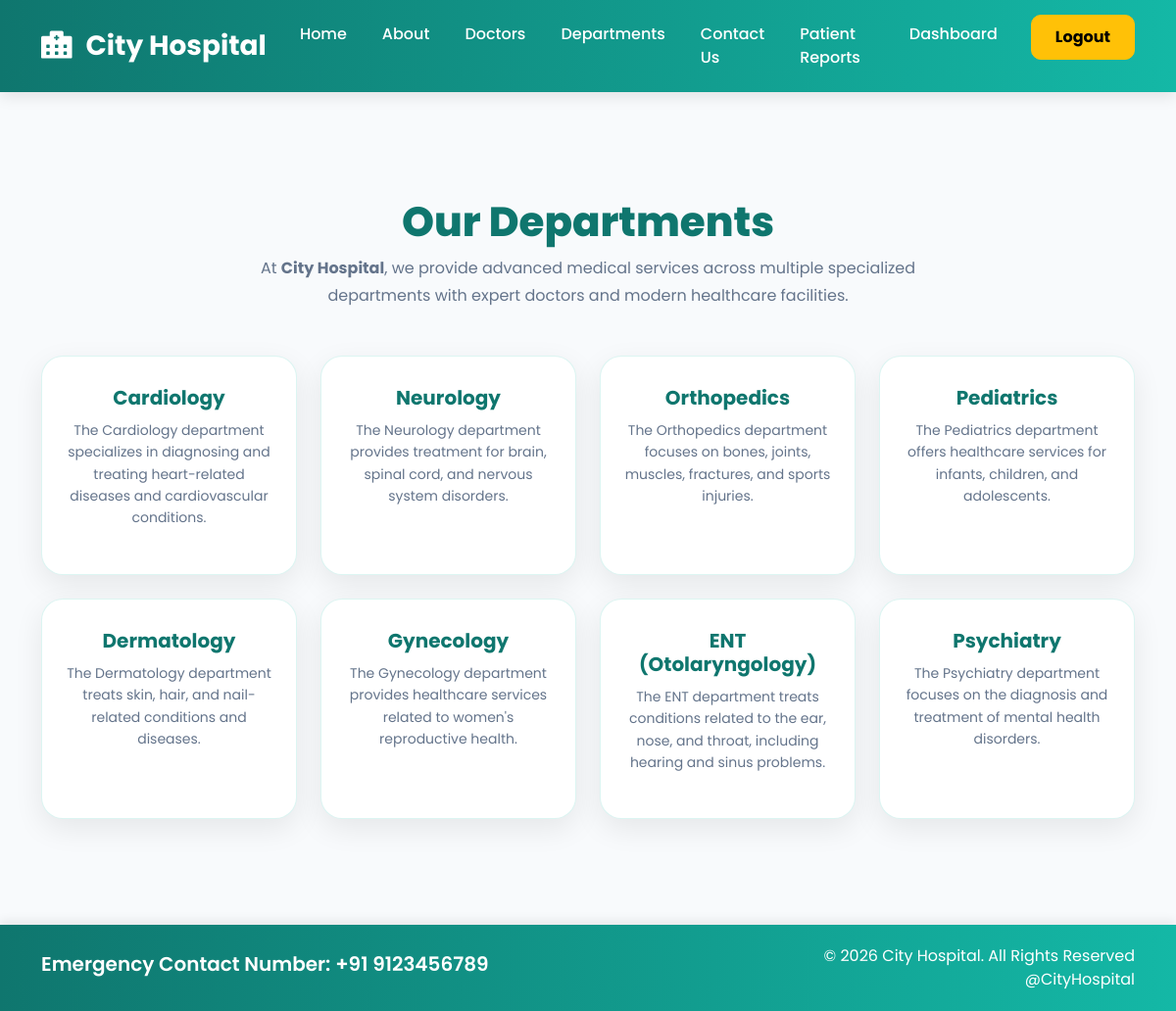
The app's page /departments/ (signed in) with its own data.
### home/models.py (models this page shows, shortened)
class Department(models.Model):
    dep_name = models.CharField(
        max_length=100
    )
    dep_description = models.TextField()

### home/views.py (the view)
# urls.py: path('departments/', views.departments, name='departments'),
@login_required(login_url='login')
def departments(request):
    dept = Department.objects.all()
    return render(request, 'departments.html', {
        'dept': dept
    })

### template/departments.html (shortened to what this page needs)
{% extends "base.html" %}
{% block content %}
<div class="container dept-section">
    <div class="text-center dept-heading mb-5">
        <h2>Our Departments</h2>
        <p>
            At <strong>City Hospital</strong>, we provide advanced medical
            services across multiple specialized departments with expert doctors
            and modern healthcare facilities.
        </p>
    </div>
    <div class="row g-4">
        {% for d in dept %}
        <div class="col-md-3 col-sm-6">
            <div class="dept-card">
                <h5>{{ d.dep_name }}</h5>
                <p>
                    {{ d.dep_description }}
                </p>
            </div>
        </div>
        {% endfor %}
    </div>
</div>
{% endblock %}

### template/base.html (style rules this page uses)
* { margin: 0; padding: 0; box-sizing: border-box; }
body { font-family: 'Poppins', sans-serif; background-color: #f8fafc; color: #1e293b; min-height: 100vh; display: flex; flex-direction: column; }

### template/departments.html (style rules this page uses)
body { background: #f8fafc; }
.dept-section { padding: 60px 0; }
.dept-heading h2 { font-size: 42px; font-weight: 800; color: #0f766e; }
.dept-heading p { max-width: 750px; margin: auto; color: #64748b; font-size: 16px; line-height: 1.7; }
.dept-card { background: white; border-radius: 22px; padding: 30px 20px; text-align: center; box-shadow: 0 10px 30px rgba(0,0,0,0.08); transition: 0.3s ease; height: 100%; border: 1px solid rgba(20,184,166,0.15); }
.dept-card h5 { font-size: 20px; font-weight: 700; color: #0f766e; margin-bottom: 10px; }
.dept-card p { font-size: 14px; color: #64748b; line-height: 1.6; }

### records on screen
Department: dep_name "Cardiology", dep_description "The Cardiology department specializes in diagnosing and treating heart-related diseases and cardiovascular conditions."
Department: dep_name "Neurology", dep_description "The Neurology department provides treatment for brain, spinal cord, and nervous system disorders."
Department: dep_name "Orthopedics", dep_description "The Orthopedics department focuses on bones, joints, muscles, fractures, and sports injuries."
Department: dep_name "Pediatrics", dep_description "The Pediatrics department offers healthcare services for infants, children, and adolescents."
Department: dep_name "Dermatology", dep_description "The Dermatology department treats skin, hair, and nail-related conditions and diseases."
Department: dep_name "Gynecology", dep_description "The Gynecology department provides healthcare services related to women's reproductive health."
Department: dep_name "ENT (Otolaryngology)", dep_description "The ENT department treats conditions related to the ear, nose, and throat, including hearing and sinus problems."
Department: dep_name "Psychiatry", dep_description "The Psychiatry department focuses on the diagnosis and treatment of mental health disorders."
